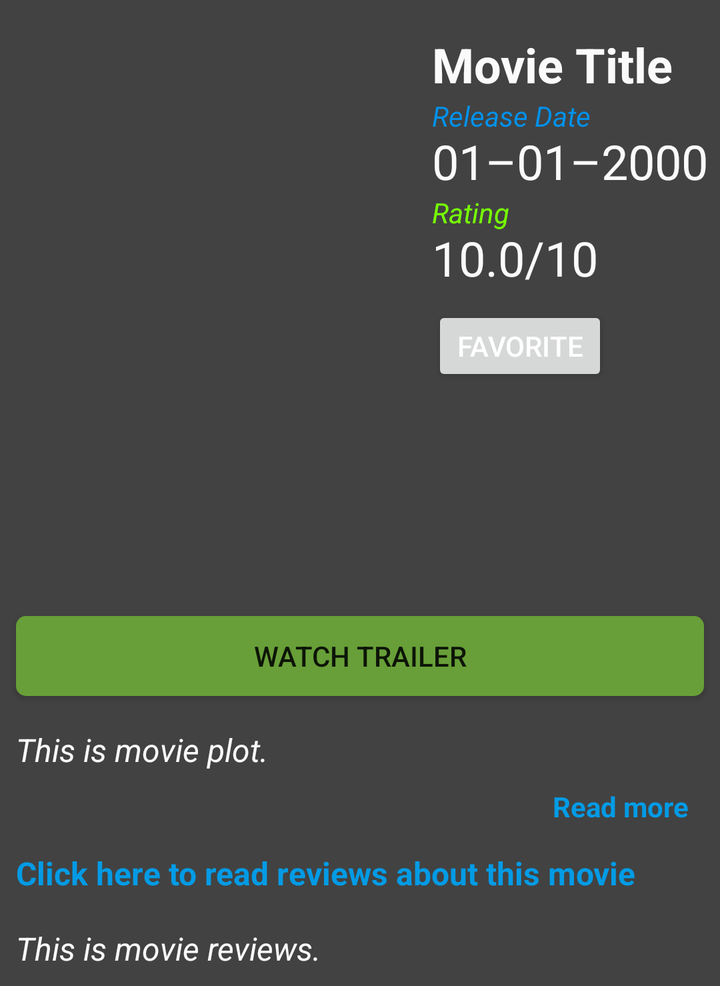
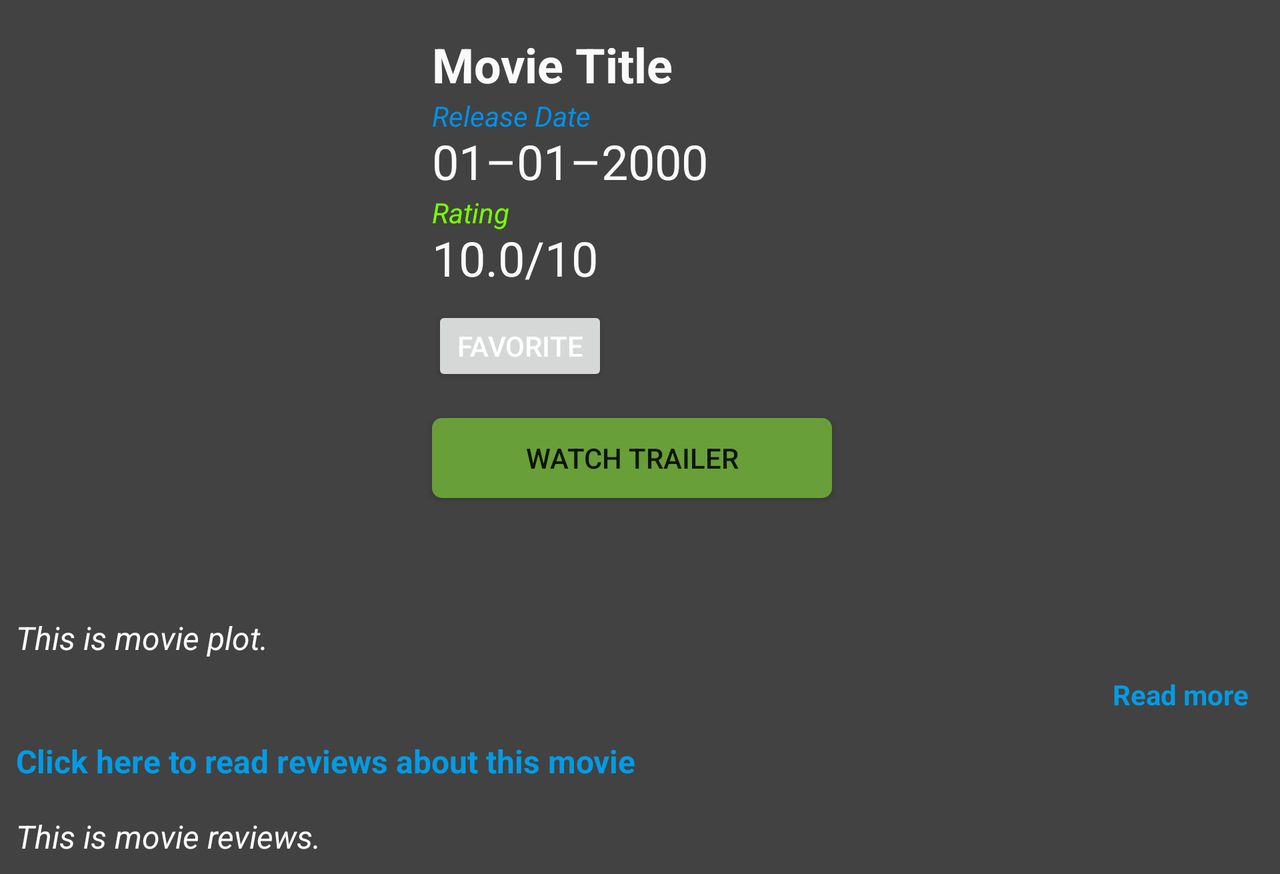

Two renders of one Android screen. The first uses the default layout on a phone; the second uses the alternative layout the repository ships for a different screen configuration, on a matching device. The two XML files are below.
<!-- AndroidManifest.xml: application theme AppTheme -->
<!-- res/layout/activity_detail.xml -->
<?xml version="1.0" encoding="utf-8"?>
<ScrollView xmlns:android="http://schemas.android.com/apk/res/android"
    android:id="@+id/detail_scroll_view"
    android:layout_width="match_parent"
    android:layout_height="wrap_content">

    <RelativeLayout xmlns:android="http://schemas.android.com/apk/res/android"
        xmlns:tools="http://schemas.android.com/tools"
        android:layout_width="match_parent"
        android:layout_height="wrap_content"
        tools:context="com.example.soham.popularmovies.MainActivity">

        <ImageView
            android:id="@+id/pm_image_poster"
            style="@style/ImageViewStyle"
            android:contentDescription="@string/movie_poster"
            android:src="@mipmap/ic_launcher" />

        <TextView
            android:id="@+id/pm_movie_title"
            style="@style/TextViewStyle"
            android:layout_toEndOf="@+id/pm_image_poster"
            android:layout_toRightOf="@+id/pm_image_poster"
            android:textStyle="bold"
            tools:text="@string/movie_title" />

        <TextView
            style="@style/StaticMovieDetailText"
            android:layout_below="@+id/pm_movie_title"
            android:layout_toEndOf="@id/pm_image_poster"
            android:layout_toRightOf="@id/pm_image_poster"
            android:text="@string/static_release_date_text"
            android:textColor="@color/releaseStaticTextColor" />

        <TextView
            android:id="@+id/pm_release_date"
            style="@style/TextViewStyle"
            android:layout_below="@+id/pm_movie_title"
            android:layout_toEndOf="@+id/pm_image_poster"
            android:layout_toRightOf="@+id/pm_image_poster"
            tools:text="@string/movie_date" />

        <TextView
            style="@style/StaticMovieDetailText"
            android:layout_below="@+id/pm_release_date"
            android:layout_toEndOf="@id/pm_image_poster"
            android:layout_toRightOf="@id/pm_image_poster"
            android:text="@string/static_rating_text"
            android:textColor="@color/ratingStaticTextColor" />

        <TextView
            android:id="@+id/pm_movie_rating"
            style="@style/TextViewStyle"
            android:layout_below="@+id/pm_release_date"
            android:layout_toEndOf="@+id/pm_image_poster"
            android:layout_toRightOf="@+id/pm_image_poster"
            tools:text="@string/movie_rating" />

        <TextView
            android:id="@+id/pm_out_of_rating"
            style="@style/OutOfRatingStyle"
            android:layout_below="@+id/pm_release_date"
            android:layout_toEndOf="@+id/pm_movie_rating"
            android:layout_toRightOf="@+id/pm_movie_rating"
            android:text="@string/out_of_rating" />

        <Button
            android:id="@+id/pm_fav_button"
            style="@style/FavoriteButtonStyle"
            android:layout_below="@+id/pm_movie_rating"
            android:layout_toEndOf="@+id/pm_image_poster"
            android:layout_toRightOf="@+id/pm_image_poster"
            android:drawableLeft="@drawable/ic_favorite_border_white_24dp"
            android:drawableStart="@drawable/ic_favorite_border_white_24dp"
            android:text="@string/favorite_button_text" />

        <Button
            android:id="@+id/trailer_button"
            style="@style/TrailerButtonStyle"
            android:layout_below="@id/pm_image_poster"
            android:text="@string/trailer_button_text" />

        <TextView
            android:id="@+id/pm_movie_plot"
            style="@style/PlotTextViewStyle"
            android:layout_below="@+id/trailer_button"
            tools:text="@string/movie_plot" />

        <TextView
            android:id="@+id/read_more_text_view"
            style="@style/ReadMoreTextStyle"
            android:layout_below="@id/pm_movie_plot"
            android:text="@string/movie_plot_read_more_text" />

        <TextView
            android:id="@+id/pm_reviews_title"
            style="@style/ReviewsTitleText"
            android:layout_below="@+id/pm_movie_plot"
            android:text="@string/reviews_title_text" />

        <FrameLayout
            android:layout_width="match_parent"
            android:layout_height="wrap_content"
            android:layout_below="@id/pm_reviews_title">

            <ProgressBar
                android:id="@+id/loading_reviews"
                android:layout_width="20dp"
                android:layout_height="20dp"
                android:layout_gravity="center" />

            <TextView
                android:id="@+id/pm_movie_reviews"
                style="@style/PlotTextViewStyle"
                tools:text="@string/movie_reviews" />
        </FrameLayout>

    </RelativeLayout>

</ScrollView>
<!-- resources referenced by this layout -->
<resources>
  <color name="ratingStaticTextColor">#76FF03</color>
  <color name="releaseStaticTextColor">#0091EA</color>
  <string name="favorite_button_text">Favorite</string>
  <string name="movie_date">01–01–2000</string>
  <string name="movie_plot">This is movie plot.</string>
  <string name="movie_plot_read_more_text">Read more</string>
  <string name="movie_poster">Movie poster</string>
  <string name="movie_rating">10.0</string>
  <string name="movie_reviews">This is movie reviews.</string>
  <string name="movie_title">Movie Title</string>
  <string name="out_of_rating">/10</string>
  <string name="reviews_title_text">Click here to  read reviews about this movie</string>
  <string name="static_rating_text">Rating</string>
  <string name="static_release_date_text">Release Date</string>
  <string name="trailer_button_text">Watch Trailer</string>
  <style name="ImageViewStyle">
          <item name="android:padding">8dp</item>
          <item name="android:layout_height">300dp</item>
          <item name="android:layout_width">200dp</item>
      </style>
  <style name="OutOfRatingStyle">
          <item name="android:textSize">24sp</item>
          <item name="android:layout_width">wrap_content</item>
          <item name="android:layout_height">wrap_content</item>
          <item name="android:paddingTop">16dp</item>
          <item name="android:textColor">#FAFAFA</item>
      </style>
  <style name="PlotTextViewStyle">
          <item name="android:layout_width">match_parent</item>
          <item name="android:layout_height">wrap_content</item>
          <item name="android:textSize">16sp</item>
          <item name="android:padding">8dp</item>
          <item name="android:textColor">#FAFAFA</item>
          <item name="android:textStyle">italic</item>
      </style>
  <style name="StaticMovieDetailText">
          <item name="android:layout_width">wrap_content</item>
          <item name="android:layout_height">wrap_content</item>
          <item name="android:paddingLeft">16dp</item>
          <item name="android:textStyle">italic</item>
      </style>
  <style name="TextViewStyle">
          <item name="android:textSize">24sp</item>
          <item name="android:layout_width">wrap_content</item>
          <item name="android:layout_height">wrap_content</item>
          <item name="android:paddingTop">16dp</item>
          <item name="android:paddingLeft">16dp</item>
          <item name="android:textColor">#FAFAFA</item>
      </style>
  <style name="TrailerButtonStyle">
          <item name="android:layout_width">match_parent</item>
          <item name="android:layout_height">40dp</item>
          <item name="android:layout_margin">8dp</item>
          <item name="android:background">@drawable/rounded_button</item>
          <item name="android:drawableLeft">@drawable/ic_play_circle_filled_black_24dp</item>
          <item name="android:padding">8dp</item>
      </style>
  <style name="AppTheme" parent="Theme.AppCompat.DayNight.DarkActionBar">
          
          <item name="colorPrimary">@color/colorPrimary</item>
          <item name="colorPrimaryDark">@color/colorPrimaryDark</item>
          <item name="colorAccent">@color/colorAccent</item>
          <item name="android:colorBackground">@color/activityBackgroundColor</item>
      </style>
  <color name="reviewsHiddenTitleColor">#039BE5</color>
  <!-- drawable rounded_button (drawable) -->
  <?xml version="1.0" encoding="utf-8"?>
  <shape xmlns:android="http://schemas.android.com/apk/res/android"
      android:shape="rectangle"
      android:padding="10dp">
      <solid android:color="#689F38"/>
      <corners android:radius="5dp"/>
  </shape>
  <color name="colorPrimary">#B71C1C</color>
  <color name="colorPrimaryDark">#8C2B16</color>
  <color name="colorAccent">#FAFAFA</color>
  <color name="activityBackgroundColor">#424242</color>
  <!-- some entries are left out for length -->
</resources>
<!-- res/layout-land/activity_detail.xml (the repository's variant of the layout above) -->
<!-- drawn on the phone turned sideways -->
<?xml version="1.0" encoding="utf-8"?>
<ScrollView xmlns:android="http://schemas.android.com/apk/res/android"
    android:id="@+id/detail_scroll_view"
    android:layout_width="match_parent"
    android:layout_height="wrap_content">

    <RelativeLayout xmlns:android="http://schemas.android.com/apk/res/android"
        xmlns:tools="http://schemas.android.com/tools"
        android:layout_width="match_parent"
        android:layout_height="wrap_content"
        tools:context="com.example.soham.popularmovies.MainActivity">

        <ImageView
            android:id="@+id/pm_image_poster"
            style="@style/ImageViewStyle"
            android:contentDescription="@string/movie_poster"
            android:src="@mipmap/ic_launcher" />

        <TextView
            android:id="@+id/pm_movie_title"
            style="@style/TextViewStyle"
            android:layout_toEndOf="@+id/pm_image_poster"
            android:layout_toRightOf="@+id/pm_image_poster"
            android:textStyle="bold"
            tools:text="@string/movie_title" />

        <TextView
            style="@style/StaticMovieDetailText"
            android:layout_below="@+id/pm_movie_title"
            android:layout_toEndOf="@id/pm_image_poster"
            android:layout_toRightOf="@id/pm_image_poster"
            android:text="@string/static_release_date_text"
            android:textColor="@color/releaseStaticTextColor" />


        <TextView
            android:id="@+id/pm_release_date"
            style="@style/TextViewStyle"
            android:layout_below="@+id/pm_movie_title"
            android:layout_toEndOf="@+id/pm_image_poster"
            android:layout_toRightOf="@+id/pm_image_poster"
            tools:text="@string/movie_date" />

        <TextView
            style="@style/StaticMovieDetailText"
            android:layout_below="@+id/pm_release_date"
            android:layout_toEndOf="@id/pm_image_poster"
            android:layout_toRightOf="@id/pm_image_poster"
            android:text="@string/static_rating_text"
            android:textColor="@color/ratingStaticTextColor" />

        <TextView
            android:id="@+id/pm_movie_rating"
            style="@style/TextViewStyle"
            android:layout_below="@+id/pm_release_date"
            android:layout_toEndOf="@+id/pm_image_poster"
            android:layout_toRightOf="@+id/pm_image_poster"
            tools:text="@string/movie_rating" />

        <TextView
            android:id="@+id/pm_out_of_rating"
            style="@style/OutOfRatingStyle"
            android:layout_below="@+id/pm_release_date"
            android:layout_toEndOf="@+id/pm_movie_rating"
            android:layout_toRightOf="@+id/pm_movie_rating"
            android:text="@string/out_of_rating" />

        <TextView
            android:id="@+id/pm_movie_plot"
            style="@style/PlotTextViewStyle"
            android:layout_below="@id/pm_image_poster"
            tools:text="@string/movie_plot" />

        <TextView
            android:id="@+id/read_more_text_view"
            style="@style/ReadMoreTextStyle"
            android:layout_below="@id/pm_movie_plot"
            android:text="@string/movie_plot_read_more_text" />

        <Button
            android:id="@+id/pm_fav_button"
            style="@style/FavoriteButtonStyle"
            android:layout_below="@+id/pm_movie_rating"
            android:layout_toEndOf="@+id/pm_image_poster"
            android:layout_toRightOf="@+id/pm_image_poster"
            android:drawableLeft="@drawable/ic_favorite_border_white_24dp"
            android:drawableStart="@drawable/ic_favorite_border_white_24dp"
            android:text="@string/favorite_button_text" />

        <Button
            android:id="@+id/trailer_button"
            style="@style/TrailerButtonLandStyle"
            android:layout_below="@id/pm_fav_button"
            android:layout_toEndOf="@+id/pm_image_poster"
            android:layout_toRightOf="@+id/pm_image_poster"
            android:text="@string/trailer_button_text" />

        <TextView
            android:id="@+id/pm_reviews_title"
            style="@style/ReviewsTitleText"
            android:layout_below="@+id/pm_movie_plot"
            android:text="@string/reviews_title_text" />

        <FrameLayout
            android:layout_width="match_parent"
            android:layout_height="wrap_content"
            android:layout_below="@id/pm_reviews_title">

            <ProgressBar
                android:id="@+id/loading_reviews"
                android:layout_width="20dp"
                android:layout_height="20dp"
                android:layout_gravity="center" />

            <TextView
                android:id="@+id/pm_movie_reviews"
                style="@style/PlotTextViewStyle"
                tools:text="@string/movie_reviews" />
        </FrameLayout>
    </RelativeLayout>
</ScrollView>
<!-- resources referenced by the variant -->
<!-- as the phone turned sideways resolves them -->
<resources>
  <color name="ratingStaticTextColor">#76FF03</color>
  <color name="releaseStaticTextColor">#0091EA</color>
  <string name="favorite_button_text">Favorite</string>
  <string name="movie_date">01–01–2000</string>
  <string name="movie_plot">This is movie plot.</string>
  <string name="movie_plot_read_more_text">Read more</string>
  <string name="movie_poster">Movie poster</string>
  <string name="movie_rating">10.0</string>
  <string name="movie_reviews">This is movie reviews.</string>
  <string name="movie_title">Movie Title</string>
  <string name="out_of_rating">/10</string>
  <string name="reviews_title_text">Click here to  read reviews about this movie</string>
  <string name="static_rating_text">Rating</string>
  <string name="static_release_date_text">Release Date</string>
  <string name="trailer_button_text">Watch Trailer</string>
  <style name="ImageViewStyle">
          <item name="android:padding">8dp</item>
          <item name="android:layout_height">300dp</item>
          <item name="android:layout_width">200dp</item>
      </style>
  <style name="OutOfRatingStyle">
          <item name="android:textSize">24sp</item>
          <item name="android:layout_width">wrap_content</item>
          <item name="android:layout_height">wrap_content</item>
          <item name="android:paddingTop">16dp</item>
          <item name="android:textColor">#FAFAFA</item>
      </style>
  <style name="PlotTextViewStyle">
          <item name="android:layout_width">match_parent</item>
          <item name="android:layout_height">wrap_content</item>
          <item name="android:textSize">16sp</item>
          <item name="android:padding">8dp</item>
          <item name="android:textColor">#FAFAFA</item>
          <item name="android:textStyle">italic</item>
      </style>
  <style name="ReadMoreTextStyle">
          <item name="android:layout_width">match_parent</item>
          <item name="android:layout_height">wrap_content</item>
          <item name="android:layout_marginRight">8dp</item>
          <item name="android:textStyle">bold</item>
          <item name="android:textColor">@color/reviewsHiddenTitleColor</item>
          <item name="android:paddingRight">8dp</item>
          <item name="android:gravity">end</item>
      </style>
  <style name="StaticMovieDetailText">
          <item name="android:layout_width">wrap_content</item>
          <item name="android:layout_height">wrap_content</item>
          <item name="android:paddingLeft">16dp</item>
          <item name="android:textStyle">italic</item>
      </style>
  <style name="TextViewStyle">
          <item name="android:textSize">24sp</item>
          <item name="android:layout_width">wrap_content</item>
          <item name="android:layout_height">wrap_content</item>
          <item name="android:paddingTop">16dp</item>
          <item name="android:paddingLeft">16dp</item>
          <item name="android:textColor">#FAFAFA</item>
      </style>
  <style name="AppTheme" parent="Theme.AppCompat.DayNight.DarkActionBar">
          
          <item name="colorPrimary">@color/colorPrimary</item>
          <item name="colorPrimaryDark">@color/colorPrimaryDark</item>
          <item name="colorAccent">@color/colorAccent</item>
          <item name="android:colorBackground">@color/activityBackgroundColor</item>
      </style>
  <color name="reviewsHiddenTitleColor">#039BE5</color>
  <!-- drawable rounded_button (drawable) -->
  <?xml version="1.0" encoding="utf-8"?>
  <shape xmlns:android="http://schemas.android.com/apk/res/android"
      android:shape="rectangle"
      android:padding="10dp">
      <solid android:color="#689F38"/>
      <corners android:radius="5dp"/>
  </shape>
  <color name="colorPrimary">#B71C1C</color>
  <color name="colorPrimaryDark">#8C2B16</color>
  <color name="colorAccent">#FAFAFA</color>
  <color name="activityBackgroundColor">#424242</color>
  <!-- some entries are left out for length -->
</resources>
